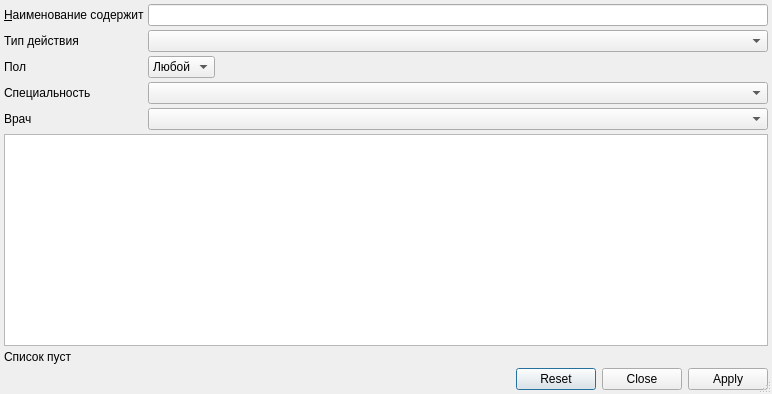
<?xml version="1.0" encoding="UTF-8"?>
<ui version="4.0">
 <class>ActionTemplateFindDialog</class>
 <widget class="QDialog" name="ActionTemplateFindDialog">
  <property name="geometry">
   <rect>
    <x>0</x>
    <y>0</y>
    <width>772</width>
    <height>394</height>
   </rect>
  </property>
  <property name="windowTitle">
   <string>Dialog</string>
  </property>
  <property name="sizeGripEnabled">
   <bool>true</bool>
  </property>
  <layout class="QGridLayout" name="gridLayout">
   <property name="margin">
    <number>4</number>
   </property>
   <property name="spacing">
    <number>4</number>
   </property>
   <item row="1" column="1" colspan="2">
    <widget class="CActionTypeComboBox" name="cmbActionType"/>
   </item>
   <item row="3" column="1" colspan="2">
    <widget class="CRBComboBox" name="cmbSpeciality"/>
   </item>
   <item row="2" column="1" colspan="2">
    <layout class="QHBoxLayout" name="horizontalLayout_3">
     <property name="margin">
      <number>0</number>
     </property>
     <item>
      <widget class="QComboBox" name="cmbSex">
       <item>
        <property name="text">
         <string>Любой</string>
        </property>
       </item>
       <item>
        <property name="text">
         <string>М</string>
        </property>
       </item>
       <item>
        <property name="text">
         <string>Ж</string>
        </property>
       </item>
      </widget>
     </item>
     <item>
      <spacer name="horizontalSpacer_3">
       <property name="orientation">
        <enum>Qt::Horizontal</enum>
       </property>
       <property name="sizeHint" stdset="0">
        <size>
         <width>40</width>
         <height>20</height>
        </size>
       </property>
      </spacer>
     </item>
    </layout>
   </item>
   <item row="4" column="1" colspan="2">
    <widget class="CPersonComboBoxEx" name="cmbPerson"/>
   </item>
   <item row="2" column="0">
    <widget class="QLabel" name="lblSex">
     <property name="text">
      <string>Пол</string>
     </property>
    </widget>
   </item>
   <item row="4" column="0">
    <widget class="QLabel" name="label_5">
     <property name="text">
      <string>Врач</string>
     </property>
    </widget>
   </item>
   <item row="3" column="0">
    <widget class="QLabel" name="label_4">
     <property name="text">
      <string>Специальность</string>
     </property>
    </widget>
   </item>
   <item row="0" column="1" colspan="2">
    <widget class="QLineEdit" name="edtName"/>
   </item>
   <item row="5" column="0" colspan="3">
    <widget class="CTableView" name="tblRecords"/>
   </item>
   <item row="8" column="0" colspan="3">
    <layout class="QHBoxLayout" name="horizontalLayout">
     <property name="spacing">
      <number>4</number>
     </property>
     <item>
      <spacer name="horizontalSpacer">
       <property name="orientation">
        <enum>Qt::Horizontal</enum>
       </property>
       <property name="sizeHint" stdset="0">
        <size>
         <width>40</width>
         <height>20</height>
        </size>
       </property>
      </spacer>
     </item>
     <item>
      <widget class="QDialogButtonBox" name="buttonBox">
       <property name="sizePolicy">
        <sizepolicy hsizetype="Maximum" vsizetype="Fixed">
         <horstretch>0</horstretch>
         <verstretch>0</verstretch>
        </sizepolicy>
       </property>
       <property name="orientation">
        <enum>Qt::Horizontal</enum>
       </property>
       <property name="standardButtons">
        <set>QDialogButtonBox::Apply|QDialogButtonBox::Close|QDialogButtonBox::Reset</set>
       </property>
       <property name="centerButtons">
        <bool>false</bool>
       </property>
      </widget>
     </item>
    </layout>
   </item>
   <item row="7" column="0" colspan="3">
    <widget class="QLabel" name="lblRecordsCount">
     <property name="text">
      <string>Список пуст</string>
     </property>
    </widget>
   </item>
   <item row="0" column="0">
    <widget class="QLabel" name="lblName">
     <property name="sizePolicy">
      <sizepolicy hsizetype="Maximum" vsizetype="Preferred">
       <horstretch>0</horstretch>
       <verstretch>0</verstretch>
      </sizepolicy>
     </property>
     <property name="text">
      <string>&amp;Наименование содержит</string>
     </property>
     <property name="buddy">
      <cstring>edtName</cstring>
     </property>
    </widget>
   </item>
   <item row="1" column="0">
    <widget class="QLabel" name="lblActionType">
     <property name="text">
      <string>Тип действия</string>
     </property>
    </widget>
   </item>
  </layout>
 </widget>
 <customwidgets>
  <customwidget>
   <class>CRBComboBox</class>
   <extends>QComboBox</extends>
   <header>library/crbcombobox.h</header>
  </customwidget>
  <customwidget>
   <class>CPersonComboBoxEx</class>
   <extends>QComboBox</extends>
   <header>Orgs/PersonComboBoxEx.h</header>
  </customwidget>
  <customwidget>
   <class>CTableView</class>
   <extends>QTableView</extends>
   <header>library/TableView.h</header>
  </customwidget>
  <customwidget>
   <class>CActionTypeComboBox</class>
   <extends>QComboBox</extends>
   <header>Events/ActionTypeComboBox.h</header>
  </customwidget>
 </customwidgets>
 <tabstops>
  <tabstop>edtName</tabstop>
  <tabstop>tblRecords</tabstop>
  <tabstop>buttonBox</tabstop>
 </tabstops>
 <resources/>
 <connections>
  <connection>
   <sender>buttonBox</sender>
   <signal>accepted()</signal>
   <receiver>ActionTemplateFindDialog</receiver>
   <slot>accept()</slot>
   <hints>
    <hint type="sourcelabel">
     <x>682</x>
     <y>388</y>
    </hint>
    <hint type="destinationlabel">
     <x>157</x>
     <y>274</y>
    </hint>
   </hints>
  </connection>
  <connection>
   <sender>buttonBox</sender>
   <signal>rejected()</signal>
   <receiver>ActionTemplateFindDialog</receiver>
   <slot>reject()</slot>
   <hints>
    <hint type="sourcelabel">
     <x>700</x>
     <y>388</y>
    </hint>
    <hint type="destinationlabel">
     <x>286</x>
     <y>274</y>
    </hint>
   </hints>
  </connection>
 </connections>
</ui>
